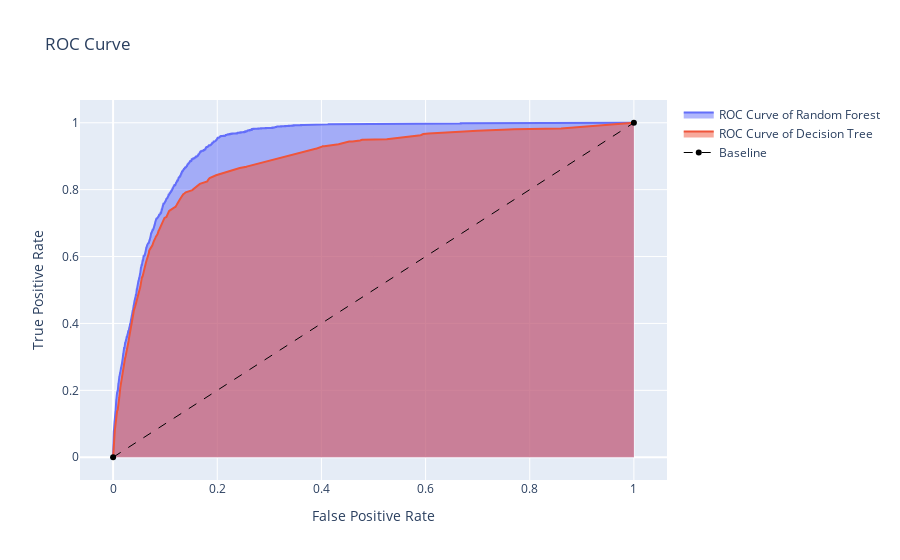

Here is the notebook cell this chart was saved with:
### Markdown cell above
### Plot ROC graph

### Code cell
def plot_ROC(fpr, tpr, threshold,model):
    trace0 = go.Scatter(x=fpr[0], y=tpr[0], text=threshold[0], fill='tozeroy', name='ROC Curve of {} '.format(model[0]))
    trace1 = go.Scatter(x=fpr[1], y=tpr[1], text=threshold[1], fill='tozeroy', name='ROC Curve of {} '.format(model[1]))
    trace2 = go.Scatter(x=[0,1], y=[0,1], line={'color': 'black', 'width': 1, 'dash': 'dash'}, name='Baseline')
    data = [trace0, trace1, trace2]
    
    layout = go.Layout(title='ROC Curve', xaxis={'title': 'False Positive Rate'}, 
                       yaxis={'title': 'True Positive Rate'})
    fig = go.Figure(data, layout)
    fig.write_image("../../plot/classification/roc.pdf")
    fig.show()

fpr, tpr, threshold = np.transpose([
    roc_curve(y_test, models[0].predict_proba(x_test)[:,1]), 
    roc_curve(y_test, models[1].predict_proba(x_test)[:,1])
])

plot_ROC(fpr = fpr, tpr = tpr, threshold = threshold, model = ["Random Forest", "Decision Tree"])

### Figure 1 — Plotly figure (JSON) as saved in the notebook; plotly's stock layout.template omitted (floating-point values rounded to 4 significant figures; data arrays with more than 128 entries replaced by an {"elided": "..."} marker saying what was removed)
{"data": [{"fill": "tozeroy", "name": "ROC Curve of Random Forest ", "text": {"elided": "1685 float values"}, "type": "scatter", "x": {"elided": "1685 float values"}, "y": {"elided": "1685 float values"}}, {"fill": "tozeroy", "name": "ROC Curve of Decision Tree ", "text": {"elided": "151 float values"}, "type": "scatter", "x": {"elided": "151 float values"}, "y": {"elided": "151 float values"}}, {"line": {"color": "black", "dash": "dash", "width": 1}, "name": "Baseline", "type": "scatter", "x": [0, 1], "y": [0, 1]}], "layout": {"title": {"text": "ROC Curve"}, "xaxis": {"title": {"text": "False Positive Rate"}}, "yaxis": {"title": {"text": "True Positive Rate"}}}}
